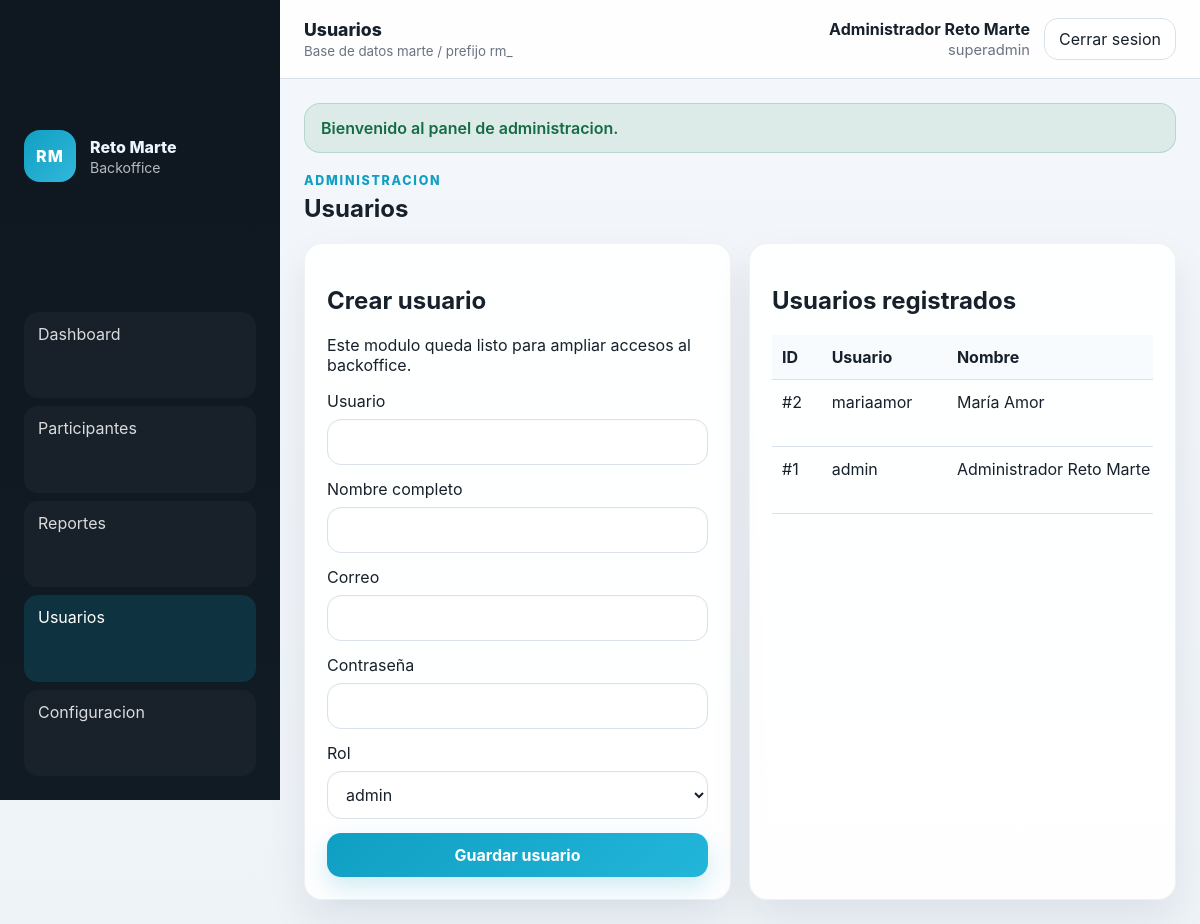
/admin/index.php?route=users (signed in), run on the app's committed database.
### tables this page shows
CREATE TABLE `rm_usuarios` (
  `rm_user_id` bigint(20) UNSIGNED NOT NULL,
  `username` varchar(80) NOT NULL,
  `password_hash` varchar(255) NOT NULL,
  `full_name` varchar(150) NOT NULL,
  `email` varchar(190) DEFAULT NULL,
  `role_name` enum('superadmin','admin','editor') NOT NULL DEFAULT 'admin',
  `is_active` tinyint(1) NOT NULL DEFAULT 1,
  `last_login_at` timestamp NULL DEFAULT NULL,
  `created_at` timestamp NOT NULL DEFAULT current_timestamp(),
  `updated_at` timestamp NOT NULL DEFAULT current_timestamp() ON UPDATE current_timestamp()
);

### admin/app/helpers.php (called while the page is built, shortened)
<?php
function admin_h(?string $value): string
{
    return htmlspecialchars((string)$value, ENT_QUOTES, 'UTF-8');
}
function admin_url(string $route, array $params = []): string
{
    $query = array_merge(['route' => $route], $params);
    return 'index.php?' . http_build_query($query);
}
function admin_asset(string $path): string
{
    return 'assets/' . ltrim($path, '/');
}
function admin_flash_get(): ?array
{
    $flash = $_SESSION['_rm_flash'];
    return is_array($flash) ? $flash : null;
}
function admin_current_user(): ?array
{
    return isset($_SESSION['rm_admin_user']) && is_array($_SESSION['rm_admin_user']) ? $_SESSION['rm_admin_user'] : null;
}
function admin_render(string $view, array $data = []): void
{
    extract($data, EXTR_SKIP);
    $viewFile = RM_VIEWS_PATH . '/' . $view . '.php';
    include $viewFile;
    $content = ob_get_clean();
    $layoutFile = RM_VIEWS_PATH . '/layout.php';
    include $layoutFile;
}

### admin/app/controllers/BackofficeController.php (called while the page is built, shortened)
<?php
class BackofficeController
{
    public function users(): void
    {
        $currentUser = admin_current_user();
        $editUserId = (int) ($_GET['edit'] ?? 0);
        $editUser = $editUserId > 0 ? $this->model->findUserById($editUserId) : null;
        admin_render('users/index', [
            'pageTitle' => 'Usuarios',
            'route' => 'users',
            'users' => $this->model->listUsers(),
            'editUser' => $editUser,
            'availableRoles' => ['admin', 'superadmin', 'editor'],
            'currentUser' => $currentUser,
        ]);
    }
}

### admin/index.php (called while the page is built, shortened)
<?php
$pdo = rm_get_pdo();
$model = new BackofficeModel($pdo);
$authController = new AuthController($model);
$backofficeController = new BackofficeController($model);
$route = $_GET['route'] ?? (admin_is_logged_in() ? 'dashboard' : 'login');
$routes = [
	'login' => [$authController, 'showLogin'],
	'authenticate' => [$authController, 'login'],
	'logout' => [$authController, 'logout'],
	'dashboard' => [$backofficeController, 'dashboard'],
	'participants' => [$backofficeController, 'participants'],
	'participant_show' => [$backofficeController, 'participantShow'],
	'reports' => [$backofficeController, 'reports'],
	'export' => [$backofficeController, 'export'],
	'users' => [$backofficeController, 'users'],
	'settings' => [$backofficeController, 'settings'],
	'not_found' => [$backofficeController, 'notFound'],
];
$action = $routes[$route] ?? $routes['not_found'];
call_user_func($action, $route);

### admin/app/models/BackofficeModel.php (called while the page is built, shortened)
<?php
class BackofficeModel
{
    public function listUsers(): array
    {
        $stmt = $this->pdo->query('SELECT rm_user_id, username, full_name, email, role_name, is_active, last_login_at, created_at FROM rm_usuarios ORDER BY rm_user_id DESC');
        return $stmt->fetchAll();
    }
}

### admin/app/views/users/index.php (the view, shortened to what this page needs)
<section class="page-head">
  <div>
    <p class="eyebrow">Administracion</p>
    <h1>Usuarios</h1>
  </div>
</section>
<?php
$editing = is_array($editUser ?? null);
$roles = is_array($availableRoles ?? null) ? $availableRoles : ['admin', 'superadmin', 'editor'];
?>
<section class="panel-grid">
  <article class="panel-card">
    <h2><?= $editing ? 'Editar usuario' : 'Crear usuario' ?></h2>
    <p><?= $editing ? 'Actualiza el rol, datos de acceso o estado del usuario seleccionado.' : 'Este modulo queda listo para ampliar accesos al backoffice.' ?></p>
    <form method="post" action="<?= admin_url('users') ?>" class="stack-form">
      <label><span>Usuario</span><input type="text" name="username" value="<?= admin_h($editUser['username'] ?? '') ?>" required /></label>
      <label><span>Nombre completo</span><input type="text" name="full_name" value="<?= admin_h($editUser['full_name'] ?? '') ?>" required /></label>
      <label><span>Correo</span><input type="email" name="email" value="<?= admin_h($editUser['email'] ?? '') ?>" /></label>
      <label><span>Contraseña<?= $editing ? ' nueva (opcional)' : '' ?></span><input type="password" name="password" <?= $editing ? '' : 'required' ?> /></label>
      <label><span>Rol</span>
        <select name="role_name">
          <?php foreach ($roles as $role): ?>
            <option value="<?= admin_h($role) ?>" <?= ($editUser['role_name'] ?? 'admin') === $role ? 'selected' : '' ?>><?= admin_h($role) ?></option>
          <?php endforeach; ?>
        </select>
      </label>
      <button type="submit"><?= $editing ? 'Actualizar usuario' : 'Guardar usuario' ?></button>
    </form>
  </article>
  <article class="panel-card">
    <h2>Usuarios registrados</h2>
    <div class="table-scroll compact">
      <table>
        <thead><tr><th>ID</th><th>Usuario</th><th>Nombre</th><th>Rol</th><th>Activo</th><th>Ultimo acceso</th><th>Acciones</th></tr></thead>
        <tbody>
          <?php foreach ($users as $user): ?>
            <tr>
              <td>#<?= admin_h((string) $user['rm_user_id']) ?></td>
              <td><?= admin_h($user['username']) ?></td>
              <td><?= admin_h($user['full_name']) ?></td>
            </tr>
          <?php endforeach; ?>
        </tbody>
      </table>
    </div>
  </article>
</section>

### admin/app/views/layout.php (shortened to what this page needs)
<!doctype html>
<html lang="es">
<head>
  <link rel="stylesheet" href="<?= admin_asset('admin.css') ?>" />
</head>
<body class="admin-shell">
  <div class="admin-app">
    <aside class="sidebar" id="sidebar">
      <div class="brand-block">
        <div class="brand-mark">RM</div>
        <div>
          <strong>Reto Marte</strong>
          <span>Backoffice</span>
        </div>
      </div>
      <nav class="sidebar-nav">
        <a class="<?= ($route ?? '') === 'dashboard' ? 'active' : '' ?>" href="<?= admin_url('dashboard') ?>">Dashboard</a>
        <a class="<?= ($route ?? '') === 'participants' ? 'active' : '' ?>" href="<?= admin_url('participants') ?>">Participantes</a>
        <a class="<?= ($route ?? '') === 'reports' ? 'active' : '' ?>" href="<?= admin_url('reports') ?>">Reportes</a>
        <a class="<?= ($route ?? '') === 'users' ? 'active' : '' ?>" href="<?= admin_url('users') ?>">Usuarios</a>
        <a class="<?= ($route ?? '') === 'settings' ? 'active' : '' ?>" href="<?= admin_url('settings') ?>">Configuracion</a>
      </nav>
    </aside>
    <div class="admin-main">
      <header class="topbar">
        <div class="topbar-title">
          <span><?= admin_h($pageTitle ?? 'Panel') ?></span>
          <small>Base de datos marte / prefijo rm_</small>
        </div>
        <div class="topbar-user">
          <div class="user-meta">
            <strong><?= admin_h($currentUser['full_name'] ?? 'Administrador') ?></strong>
            <span><?= admin_h($currentUser['role_name'] ?? 'admin') ?></span>
          </div>
          <a class="logout-link" href="<?= admin_url('logout') ?>">Cerrar sesion</a>
        </div>
      </header>
      <main class="content-wrap">
        <?php if ($flash = admin_flash_get()): ?>
          <div class="flash flash-<?= admin_h($flash['type'] ?? 'info') ?>"><?= admin_h($flash['message'] ?? '') ?></div>
        <?php endif; ?>
        <?= $content ?>
      </main>
    </div>
  </div>
</body>
</html>

### data on the page
rm_usuarios: full_name "Administrador Reto Marte", role_name "superadmin", role_name "admin", rm_user_id "1", username "admin"
rm_usuarios: rm_user_id "2", username "mariaamor", full_name "María Amor"

### other printed values
admin_h($pageTitle ?? 'Panel') "Usuarios"
admin_h($flash['message'] ?? '') "Bienvenido al panel de administracion."
